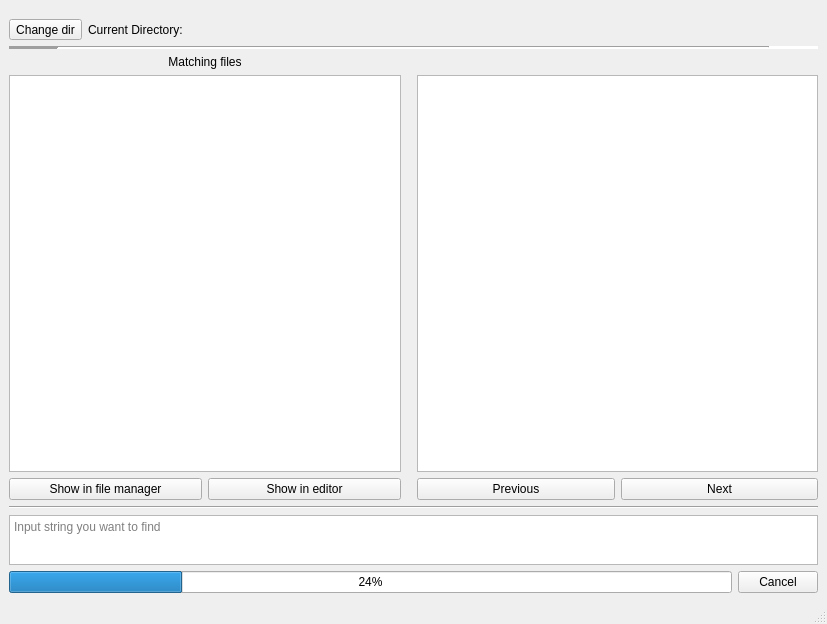
<?xml version="1.0" encoding="UTF-8"?>
<ui version="4.0">
 <class>MainWindow</class>
 <widget class="QMainWindow" name="MainWindow">
  <property name="geometry">
   <rect>
    <x>0</x>
    <y>0</y>
    <width>827</width>
    <height>624</height>
   </rect>
  </property>
  <property name="windowTitle">
   <string>MainWindow</string>
  </property>
  <widget class="QWidget" name="centralwidget">
   <property name="sizePolicy">
    <sizepolicy hsizetype="Maximum" vsizetype="Maximum">
     <horstretch>0</horstretch>
     <verstretch>0</verstretch>
    </sizepolicy>
   </property>
   <layout class="QGridLayout" name="gridLayout">
    <item row="0" column="0">
     <layout class="QVBoxLayout" name="verticalLayout_3">
      <property name="topMargin">
       <number>0</number>
      </property>
      <property name="bottomMargin">
       <number>0</number>
      </property>
      <item>
       <layout class="QHBoxLayout" name="horizontalLayout_3">
        <property name="topMargin">
         <number>10</number>
        </property>
        <item>
         <widget class="QToolButton" name="changeDirButton">
          <property name="text">
           <string>Change dir</string>
          </property>
          <property name="shortcut">
           <string/>
          </property>
         </widget>
        </item>
        <item>
         <widget class="QLabel" name="label">
          <property name="text">
           <string>Current Directory:</string>
          </property>
         </widget>
        </item>
       </layout>
      </item>
      <item>
       <widget class="Line" name="line">
        <property name="minimumSize">
         <size>
          <width>10</width>
          <height>0</height>
         </size>
        </property>
        <property name="lineWidth">
         <number>50</number>
        </property>
        <property name="midLineWidth">
         <number>0</number>
        </property>
        <property name="orientation">
         <enum>Qt::Horizontal</enum>
        </property>
       </widget>
      </item>
      <item>
       <layout class="QHBoxLayout" name="workareaLayout">
        <item>
         <layout class="QVBoxLayout" name="verticalLayout_2">
          <property name="rightMargin">
           <number>10</number>
          </property>
          <item>
           <widget class="QLabel" name="fileListLabel">
            <property name="text">
             <string>Matching files</string>
            </property>
            <property name="alignment">
             <set>Qt::AlignCenter</set>
            </property>
           </widget>
          </item>
          <item>
           <widget class="QListWidget" name="filesWidget">
            <property name="sizePolicy">
             <sizepolicy hsizetype="MinimumExpanding" vsizetype="Expanding">
              <horstretch>0</horstretch>
              <verstretch>0</verstretch>
             </sizepolicy>
            </property>
           </widget>
          </item>
          <item>
           <layout class="QHBoxLayout" name="horizontalLayout_5">
            <property name="topMargin">
             <number>0</number>
            </property>
            <item>
             <widget class="QPushButton" name="fileManagerButton">
              <property name="text">
               <string>Show in file manager</string>
              </property>
             </widget>
            </item>
            <item>
             <widget class="QPushButton" name="editorButton">
              <property name="text">
               <string>Show in editor</string>
              </property>
             </widget>
            </item>
           </layout>
          </item>
         </layout>
        </item>
        <item>
         <layout class="QVBoxLayout" name="verticalLayout">
          <property name="leftMargin">
           <number>0</number>
          </property>
          <item>
           <widget class="QLabel" name="currentFileLabel">
            <property name="text">
             <string/>
            </property>
            <property name="alignment">
             <set>Qt::AlignCenter</set>
            </property>
           </widget>
          </item>
          <item>
           <widget class="TextViewDriver" name="filesContent">
            <property name="readOnly">
             <bool>true</bool>
            </property>
            <property name="acceptRichText">
             <bool>false</bool>
            </property>
            <property name="textInteractionFlags">
             <set>Qt::TextSelectableByKeyboard|Qt::TextSelectableByMouse</set>
            </property>
           </widget>
          </item>
          <item>
           <layout class="QHBoxLayout" name="horizontalLayout">
            <property name="topMargin">
             <number>0</number>
            </property>
            <item>
             <widget class="QPushButton" name="prevOccurrenceButton">
              <property name="text">
               <string>Previous</string>
              </property>
             </widget>
            </item>
            <item>
             <widget class="QPushButton" name="nextOccurrenceButton">
              <property name="text">
               <string>Next</string>
              </property>
             </widget>
            </item>
           </layout>
          </item>
         </layout>
        </item>
       </layout>
      </item>
      <item>
       <widget class="Line" name="line_2">
        <property name="orientation">
         <enum>Qt::Horizontal</enum>
        </property>
       </widget>
      </item>
      <item>
       <layout class="QHBoxLayout" name="horizontalLayout_2">
        <property name="spacing">
         <number>0</number>
        </property>
        <property name="sizeConstraint">
         <enum>QLayout::SetMinimumSize</enum>
        </property>
        <item>
         <widget class="QTextEdit" name="stringInput">
          <property name="maximumSize">
           <size>
            <width>16777215</width>
            <height>50</height>
           </size>
          </property>
          <property name="placeholderText">
           <string>Input string you want to find</string>
          </property>
         </widget>
        </item>
       </layout>
      </item>
      <item>
       <layout class="QHBoxLayout" name="horizontalLayout_4">
        <item>
         <widget class="QProgressBar" name="progressBar">
          <property name="value">
           <number>24</number>
          </property>
         </widget>
        </item>
        <item>
         <widget class="QPushButton" name="stopButton">
          <property name="text">
           <string>Cancel</string>
          </property>
         </widget>
        </item>
       </layout>
      </item>
     </layout>
    </item>
   </layout>
  </widget>
  <widget class="QMenuBar" name="menubar">
   <property name="geometry">
    <rect>
     <x>0</x>
     <y>0</y>
     <width>827</width>
     <height>24</height>
    </rect>
   </property>
  </widget>
  <widget class="QStatusBar" name="statusbar"/>
 </widget>
 <customwidgets>
  <customwidget>
   <class>TextViewDriver</class>
   <extends>QTextEdit</extends>
   <header location="global">include/textviewdriver.h</header>
   <slots>
    <slot>establishNextOccurrence()</slot>
    <slot>establishPrevOccurrence()</slot>
   </slots>
  </customwidget>
 </customwidgets>
 <resources/>
 <connections>
  <connection>
   <sender>changeDirButton</sender>
   <signal>clicked()</signal>
   <receiver>MainWindow</receiver>
   <slot>changeDirectory()</slot>
   <hints>
    <hint type="sourcelabel">
     <x>59</x>
     <y>57</y>
    </hint>
    <hint type="destinationlabel">
     <x>413</x>
     <y>311</y>
    </hint>
   </hints>
  </connection>
  <connection>
   <sender>nextOccurrenceButton</sender>
   <signal>clicked()</signal>
   <receiver>filesContent</receiver>
   <slot>establishNextOccurrence()</slot>
   <hints>
    <hint type="sourcelabel">
     <x>716</x>
     <y>478</y>
    </hint>
    <hint type="destinationlabel">
     <x>615</x>
     <y>213</y>
    </hint>
   </hints>
  </connection>
  <connection>
   <sender>prevOccurrenceButton</sender>
   <signal>clicked()</signal>
   <receiver>filesContent</receiver>
   <slot>establishPrevOccurrence()</slot>
   <hints>
    <hint type="sourcelabel">
     <x>515</x>
     <y>478</y>
    </hint>
    <hint type="destinationlabel">
     <x>615</x>
     <y>213</y>
    </hint>
   </hints>
  </connection>
  <connection>
   <sender>stopButton</sender>
   <signal>clicked()</signal>
   <receiver>MainWindow</receiver>
   <slot>stopActions()</slot>
   <hints>
    <hint type="sourcelabel">
     <x>774</x>
     <y>573</y>
    </hint>
    <hint type="destinationlabel">
     <x>413</x>
     <y>311</y>
    </hint>
   </hints>
  </connection>
  <connection>
   <sender>stringInput</sender>
   <signal>textChanged()</signal>
   <receiver>MainWindow</receiver>
   <slot>findSubstring()</slot>
   <hints>
    <hint type="sourcelabel">
     <x>369</x>
     <y>525</y>
    </hint>
    <hint type="destinationlabel">
     <x>413</x>
     <y>311</y>
    </hint>
   </hints>
  </connection>
  <connection>
   <sender>fileManagerButton</sender>
   <signal>clicked()</signal>
   <receiver>MainWindow</receiver>
   <slot>openFileManager()</slot>
   <hints>
    <hint type="sourcelabel">
     <x>206</x>
     <y>341</y>
    </hint>
    <hint type="destinationlabel">
     <x>413</x>
     <y>311</y>
    </hint>
   </hints>
  </connection>
  <connection>
   <sender>editorButton</sender>
   <signal>clicked()</signal>
   <receiver>MainWindow</receiver>
   <slot>openEditor()</slot>
   <hints>
    <hint type="sourcelabel">
     <x>304</x>
     <y>340</y>
    </hint>
    <hint type="destinationlabel">
     <x>413</x>
     <y>311</y>
    </hint>
   </hints>
  </connection>
  <connection>
   <sender>filesWidget</sender>
   <signal>itemDoubleClicked(QListWidgetItem*)</signal>
   <receiver>MainWindow</receiver>
   <slot>getFileContent(QListWidgetItem*)</slot>
   <hints>
    <hint type="sourcelabel">
     <x>210</x>
     <y>282</y>
    </hint>
    <hint type="destinationlabel">
     <x>413</x>
     <y>311</y>
    </hint>
   </hints>
  </connection>
 </connections>
 <slots>
  <slot>findSubstring()</slot>
  <slot>getFileContent(QListWidgetItem*)</slot>
  <slot>changeDirectory()</slot>
  <slot>previousOccurrence()</slot>
  <slot>nextOccurrence()</slot>
  <slot>stopActions()</slot>
  <slot>renderText()</slot>
  <slot>openFileManager()</slot>
  <slot>openEditor()</slot>
 </slots>
</ui>
